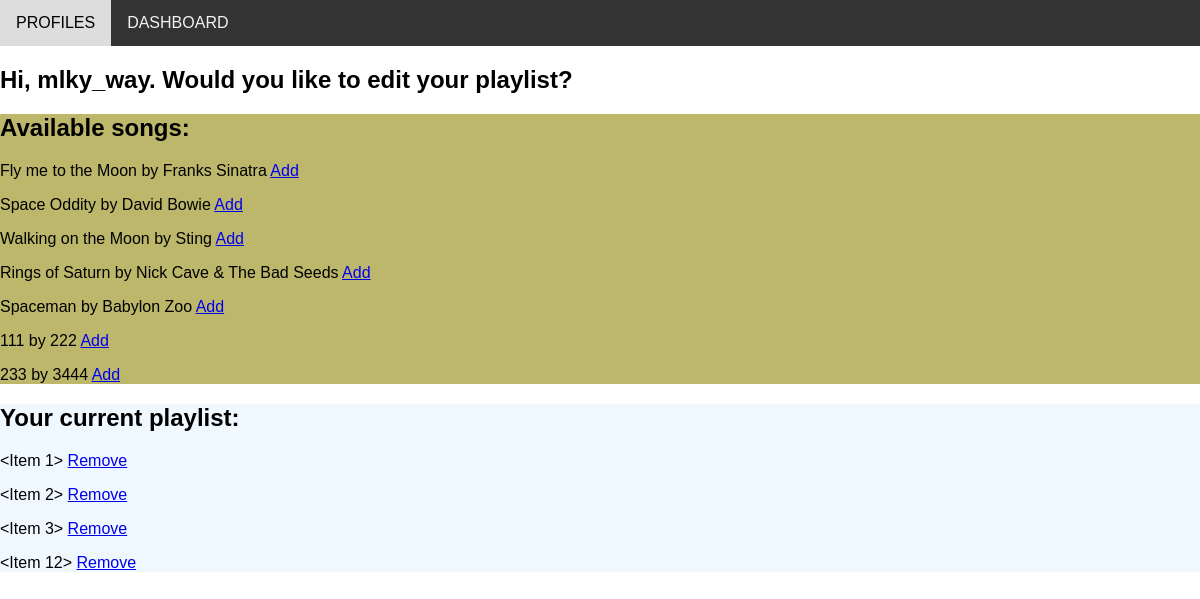
The app's page /profile/1 with its own data.
### models.py (models this page shows, shortened)
class User(db.Model):
    id = db.Column(db.Integer, primary_key=True)
    username = db.Column(db.String(50), index=True, unique=True)
    playlist_id = db.Column(db.Integer, db.ForeignKey("playlist.id"))

class Song(db.Model):
    id = db.Column(db.Integer, primary_key=True)
    artist = db.Column(db.String(50), index=True, unique=False)
    title = db.Column(db.String(70), index=True, unique=False)
    n = db.Column(db.Integer, index=False, unique=False)
    def __repr__(self):
        return f"{self.title} by {self.artist}"

class Item(db.Model):
    id = db.Column(db.Integer, primary_key=True)
    song_id = db.Column(db.Integer, db.ForeignKey("song.id"))
    playlist_id = db.Column(db.Integer, db.ForeignKey("playlist.id"))

### routes.py (the view)
@app.route("/profile/<int:user_id>")
def profile(user_id):
    user = User.query.filter_by(id=user_id).first_or_404(
        description="No such user found."
    )
    songs = Song.query.all()
    my_playlist = Playlist.query.get(
        user.playlist_id
    )  # change here to a database query
    return render_template(
        "profile.html", user=user, songs=songs, my_playlist=my_playlist
    )

### templates/profile.html
{% extends "_base.html" %} {% block content %}
<h2>Hi, {{user.username}}. Would you like to edit your playlist?</h2>
<div class="row">
  <div class="column" style="background-color: #bdb76b">
    <h2>Available songs:</h2>
    {% for song in songs %}
    <p>
      {{song}} {% if my_playlist %}<a
        href="{{url_for('add_item', user_id = user.id, song_id = song.id, playlist_id = my_playlist.id)}}"
        >Add</a
      >{% endif %}
    </p>
    {% endfor %}
  </div>
  <div class="column" style="background-color: #f0f8ff">
    <h2>Your current playlist:</h2>
    {% if my_playlist %} {% for song in my_playlist.items %}
    <p>
      {{song}}
      <a href="{{url_for('remove_item', user_id = user.id, item_id = song.id)}}"
        >Remove</a
      >
    </p>
    {%endfor%} {% endif %}
  </div>
</div>
{% endblock %}

### templates/_base.html (shortened to what this page needs)
<html>
  <head>
    <link rel="stylesheet" type="text/css" href="/static/my_style.css" />
  </head>
  <body>
    <div class="topnav">
      <a href="/profiles">PROFILES</a>
      <a href="/dashboard">DASHBOARD</a>
    </div>
    {% block content %}{% endblock %}
  </body>
</html>

### static/my_style.css (style rules this page uses)
* { box-sizing: border-box; font-family: Arial, Helvetica, sans-serif; }
body { margin: 0; font-family: Arial, Helvetica, sans-serif; }
.topnav { overflow: hidden; background-color: #333; }
.topnav a { float: left; display: block; color: #f2f2f2; text-align: center; padding: 14px 16px; text-decoration: none; }

### records on screen
User: username "mlky_way"
Song: title+artist "Fly me to the Moon by Franks Sinatra"
Song: title+artist "Space Oddity by David Bowie"
Song: title+artist "Walking on the Moon by Sting"
Song: title+artist "Rings of Saturn by Nick Cave & The Bad Seeds"
Song: title+artist "Spaceman by Babylon Zoo"
Song: title+artist "111 by 222"
Song: title+artist "233 by 3444"
Item: song "<Item 1>"
Item: song "<Item 2>"
Item: song "<Item 3>"
Item: song "<Item 12>"
